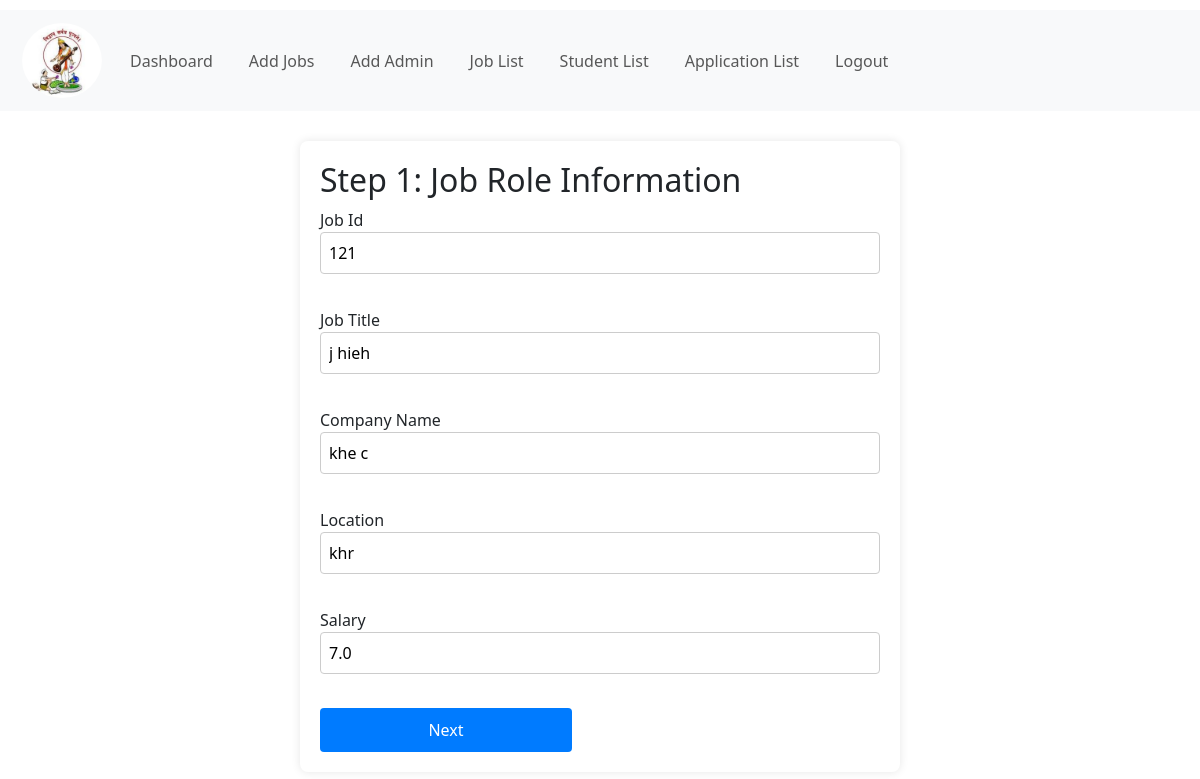
The app's page /pvg/update_job/121 with its own data.
### pvg/models.py (models this page shows, shortened)
class JobDetail(models.Model):
    job_id = models.AutoField(primary_key=True)
    job_title = models.CharField(max_length=100)
    company_name = models.CharField(max_length=100)
    required_passing_year = models.IntegerField(default=2024)
    salary = models.FloatField(null=True, blank=True)
    required_branchs = models.CharField(max_length=20, choices=Student.BRANCH_CHOICES, default='')
    location = models.CharField(max_length=50, default='')
    system_time = models.DateTimeField()
    required_CGPA = models.FloatField(null=True, blank=True)
    required_marks = models.IntegerField(null=True, blank=True)
    date_exam = models.DateTimeField(default=timezone.now)
    date_last = models.DateTimeField(default=timezone.now)
    venue = models.CharField(max_length=20, default='')

### pvg/views.py (the view)
# urls.py: path("update_job/<int:job_id>", views.update_job, name="update_job"),
def update_job(request, job_id):
    data = JobDetail.objects.get(pk=job_id)
    branches = ["IT", "ME", "CS", "EE", "ENTC", "Printing", "AIDS"]
    return render(request, "update_job.html", {'data': data, 'branches': branches})

### pvg/templates/update_job.html (shortened to what this page needs)
{% extends 'base_admin.html' %}
{% block head %}
    {% load static %}
    <link rel="stylesheet" href="{% static 'css/signup.css' %}">
{% endblock %}
{% block body %}
<form id="signup-form" action="{% url 'do_update_job' data.job_id %}" method="post" onsubmit="return jobValidation()" enctype="multipart/form-data">
    <div class="step" id="step1">
        <h2>Step 1: Job Role Information</h2>
        <label for="job_id">Job Id</label>
        <input type="text" id="job_id" name="job_id" value="{{ data.job_id }}"><br>
        <b></b><br>
        <label for="job_title">Job Title</label>
        <input type="text" id="job_title" name="job_title" placeholder="Enter Job Title" value="{{ data.job_title }}"><br>
        <b></b><br>
        <label for="company_name">Company Name</label>
        <input type="text" id="company_name" name="company_name" placeholder="Enter Company Name" value="{{ data.company_name }}"><br>
        <b></b><br>
        <label for="location">Location</label>
        <input type="text" id="location" name="location" placeholder="Enter Job Location" value="{{ data.location }}"><br>
        <b></b><br>
        <label for="salary">Salary</label>
        <input type="text" id="salary" name="salary" placeholder="Enter Salary" value="{{ data.salary }}"><br>
        <b></b><br>
        <button type="button" onclick="nextStep(1)">Next</button>
    </div>
</form>
{% endblock %}

### pvg/static/css/signup.css (style rules this page uses)
form { padding: 20px; margin-top: 30px; border-radius: 8px; box-shadow: 0 0 10px rgba(0, 0, 0, 0.1); max-width: 400px; width: 90%; margin-left: auto; margin-right: auto; }
input[type="text"], input[type="email"], input[type="password"], input[type="number"], input[type="datetime-local"], select { width: 100%; padding: 8px; margin-bottom: 10px; border: 1px solid #ccc; border-radius: 4px; box-sizing: border-box; }
button { width: 45%; padding: 10px 20px; background-color: #007bff; color: #fff; border: none; border-radius: 4px; cursor: pointer; }
@media screen and (min-width: 1025px) and (max-width: 1440px) { form { max-width: 600px; } }

### records on screen
JobDetail: job_id "121", job_title "j hieh", company_name "khe c", location "khr", salary "7.0"
